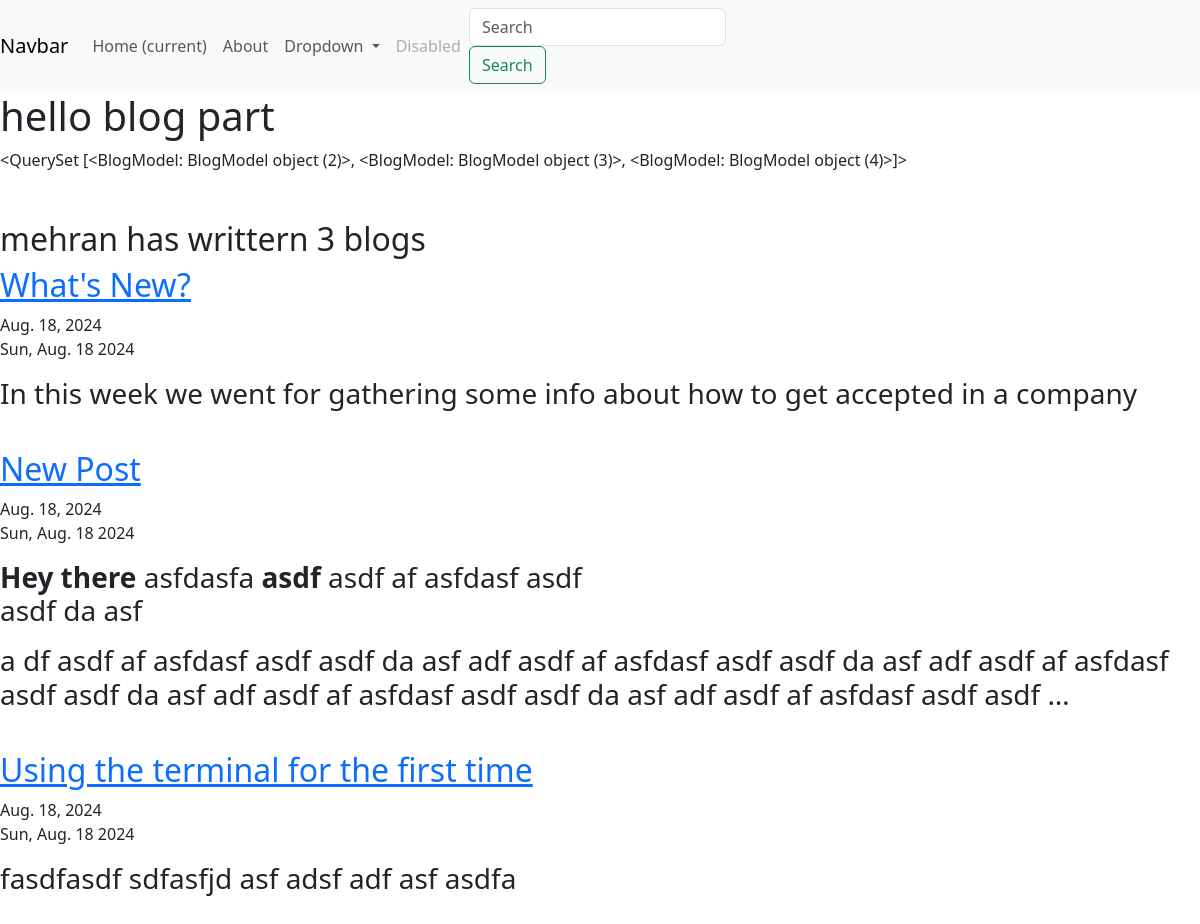
The page /blog/blog/ on the database its author committed.
### blog/models.py (models this page shows)
class BlogModel(models.Model):
    linkTitle = models.CharField(max_length=100)
    shortInfo = models.TextField()
    date = models.DateField(auto_now_add=True)
    url = models.URLField(blank=True)       # if we dont want to make url for the new project created in admin section we add blank=True

### blog/views.py (the view)
# urls.py: path('blog/', views.blog_allUrls, name='blogUrls'),      #localhost:8000/blog/blog
def blog_allUrls(request):
    blog = BlogModel.objects.all()
    return render(request, "blog/blog_allUrls/blog.html", {"blogs": blog})

### blog/templates/blog/blog_allUrls/blog.html
{% extends 'portfolio/base.html' %}
{% block content %}
<h1>hello blog part</h1>
{{ blogs }}
<br><br><br>
<h2>mehran has writtern {{ blogs.count }} blog{{ blogs.count|pluralize }}</h2>
{% for b in blogs %}
    <a href="{% url 'blog:detail' b.id %}"><h2>{{b.linkTitle}}</h2></a>
    {{ b.date}} <br>
    {{ b.date|date:'D, N j Y' }}
    <p><h3>{{ b.shortInfo|safe|truncatewords:50 }}</h3></p> <br>
    {% endfor %}
{% endblock %}

### rows shown on the page
BlogModel: id "<QuerySet [<BlogModel: BlogModel object (2)>, <BlogModel: BlogModel object (3)>, <BlogModel: BlogModel object (4)>]>", linkTitle "What's New?", date "Aug. 18, 2024", date "Sun, Aug. 18 2024", shortInfo "In this week we went for gathering some info about how to get accepted in a company"
BlogModel: linkTitle "New Post", date "Aug. 18, 2024", date "Sun, Aug. 18 2024", shortInfo "Hey there asfdasfa asdf asdf af asfdasf asdf asdf da asf a df asdf af asfdasf asdf asdf da asf adf asdf af asfdasf asdf asdf da asf adf asdf af asfdasf asdf asdf da asf adf asdf af asfdasf asdf asdf da asf adf asdf af asfdasf asdf asdf …"
BlogModel: linkTitle "Using the terminal for the first time", date "Aug. 18, 2024", date "Sun, Aug. 18 2024", shortInfo "fasdfasdf sdfasfjd asf adsf adf asf asdfa"

### other values the page prints
{{ blogs.count }} "3"
